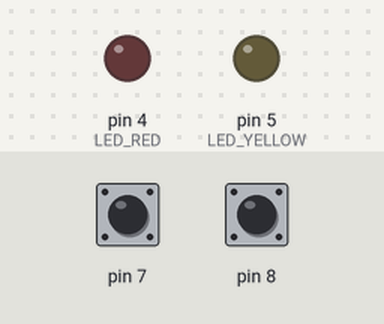
Bench run of a sketch on a simulated Arduino Uno, built with avr-gcc and run on an emulated ATmega328P. On the bench: output pins drawn as LEDs (lit = HIGH). Dashed ring = blinking. The inputs (shaded band) are chosen by the test bench; at power-on: pin 8 HIGH, pin 7 HIGH.

Above: at 1.2 s.
1.3 s: pin 8 pulled LOW for 0.15 s
At 1.73 s:
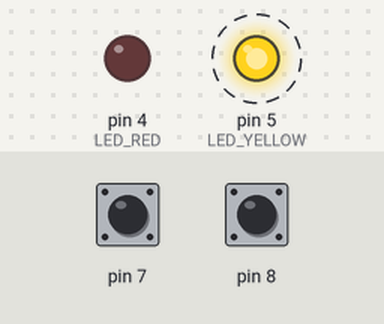
4.4 s: pin 7 pulled LOW for 0.15 s
At 5.69 s:
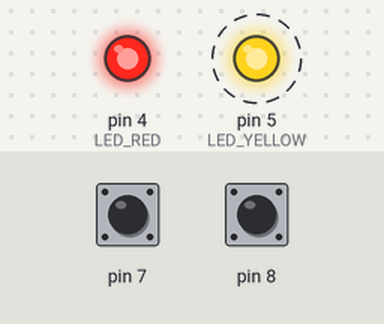
7.4 s: pin 7 pulled LOW for 1 s
At 11.13 s:
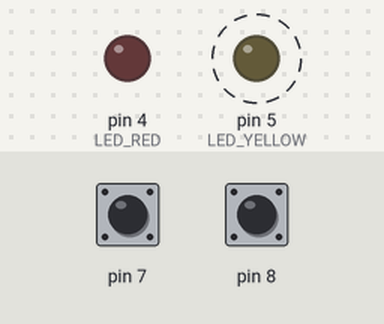
11.4 s: pin 7 pulled LOW for 3.2 s
At 12.13 s:
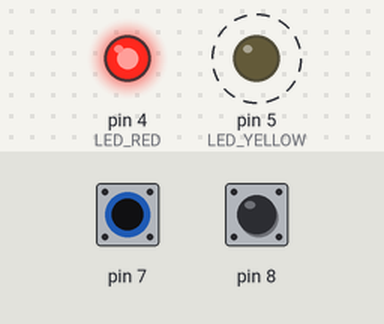
Timing chart, 0 to 17.1 s (numbered marks = the images above; inputs shaded):
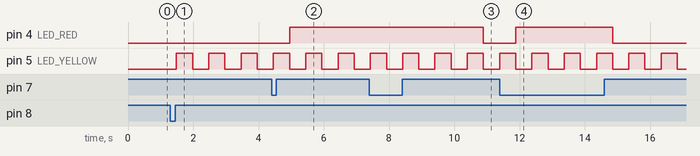

The sketch:

FREERTOS-Queue.ino
```cpp
#include <Arduino_FreeRTOS.h>
#include <queue.h>

// Define LED
#define LED_RED 4
#define LED_YELLOW 5
#define LED_GREEN 6

// Define Button
#define BUTTON_RED 7
#define BUTTON_YELLOW 8
#define BUTTON GREEN 9

// Defin Delay
#define Sleep(x) vTaskDelay(pdMS_TO_TICKS(x))

QueueHandle_t RED_QUEUE;
QueueHandle_t YELLOW_QUEUE;
QueueHandle_t GREEN_QUEUE;

void setup()
{

    RED_QUEUE = xQueueCreate(10, sizeof(bool));
    YELLOW_QUEUE = xQueueCreate(10, sizeof(bool));
    GREEN_QUEUE = xQueueCreate(10, sizeof(bool));

    xTaskCreate(redTaskReceiver, "RED TASK RECIEVER", 128, (void *)LED_RED, 1, NULL);
    xTaskCreate(redTaskSender, "RED TASK SENDER", 128, (void *)BUTTON_RED, 1, NULL);
    xTaskCreate(yellowTaskReceiver, "YELLOW TASK RECIEVER", 128, (void *)LED_YELLOW, 1, NULL);
    xTaskCreate(yellowTaskSender, "YELLOW TASK SENDER", 128, (void *)BUTTON_YELLOW, 1, NULL);
}

void redTaskSender(void *pvParameters)
{
    unsigned short button = (unsigned short)pvParameters;
    int is_button_pressed = false;

    pinMode(button, INPUT_PULLUP);

    while (true)
    {
        if (isButtonPressed(button) && !is_button_pressed)
        {
            is_button_pressed = true;

            xQueueSend(RED_QUEUE, &button, 0);
        }

        if (!isButtonPressed(button))
            is_button_pressed = false;

        Sleep(50);
    }
}

void redTaskReceiver(void *pvParameters)
{

    unsigned short led = (unsigned short)pvParameters;

    pinMode(led, OUTPUT);

    unsigned short red_count = 0;

    while (true)
    {

        // REMOVE VALUE
        if (red_count > 0 && led == LED_RED)
            red_count--;

        bool is_received = false;
        if (led == LED_RED)
            is_received = xQueueReceive(RED_QUEUE, NULL, 0);

        // VALUE
        if (is_received && led == LED_RED)
            red_count += 3;

        // RED LED CONDITION
        if (red_count > 0 && led == LED_RED)
            digitalWrite(LED_RED, HIGH);
        else if (!red_count && led == LED_RED)
            digitalWrite(LED_RED, LOW);

        Sleep(1000);
    }
}

void yellowTaskSender(void *pvParameters)
{
    unsigned short button = (unsigned short)pvParameters;
    int is_button_pressed = false;

    pinMode(button, INPUT_PULLUP);

    while (true)
    {
        if (isButtonPressed(button) && !is_button_pressed)
        {
            is_button_pressed = true;
            xQueueSend(YELLOW_QUEUE, &button, 0);
        }
        if (!isButtonPressed(button))
            is_button_pressed = false;

        Sleep(50);
    }
}

void yellowTaskReceiver(void *pvParameters)
{

    unsigned short led = (unsigned short)pvParameters;
    pinMode(led, OUTPUT);

    bool is_yellow_blink = false;
    bool yellow_blink = true;

    while (true)
    {

        bool is_received = false;
        if (led == LED_YELLOW)
            is_received = xQueueReceive(YELLOW_QUEUE, NULL, 0);

        // RECEIVE
        if (is_received && led == LED_YELLOW)
            is_yellow_blink = !is_yellow_blink;

        // YELLOW LED CONDITION
        if (is_yellow_blink && led == LED_YELLOW)
        {
            digitalWrite(LED_YELLOW, yellow_blink);
            yellow_blink = !yellow_blink;
        }
        else if (!is_yellow_blink && led == LED_YELLOW)
        {
            digitalWrite(LED_YELLOW, LOW);
        }
        Sleep(500);
    }
}

bool isButtonPressed(int pin)
{
    Sleep(10);
    if (digitalRead(pin) == LOW)
        return true;
    return false;
}

void loop() {}
```

Measured:
- after the input at 1.3 s, pin 5 (LED_YELLOW): alternates HIGH for 0.50 s and LOW for 0.50 s, starting after 0.19 s
- after the input at 4.4 s, pin 4 (LED_RED): LOW → HIGH after 0.55 s
- after the input at 7.4 s, pin 4 (LED_RED): HIGH → LOW after 3.5 s instead of 0.52 s
- after the input at 11.4 s, pin 4 (LED_RED): LOW → HIGH after 0.48 s, → LOW 3.0 s later
